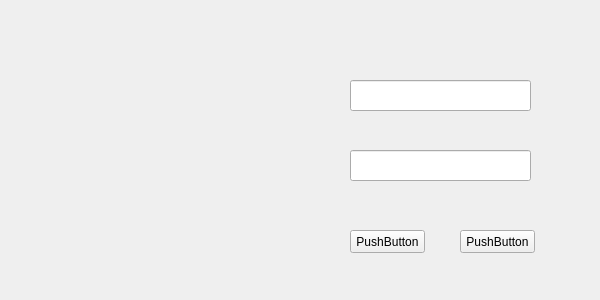
<?xml version="1.0" encoding="UTF-8"?>
<ui version="4.0">
 <class>Form</class>
 <widget class="QWidget" name="Form">
  <property name="geometry">
   <rect>
    <x>0</x>
    <y>0</y>
    <width>600</width>
    <height>300</height>
   </rect>
  </property>
  <property name="minimumSize">
   <size>
    <width>600</width>
    <height>300</height>
   </size>
  </property>
  <property name="maximumSize">
   <size>
    <width>600</width>
    <height>300</height>
   </size>
  </property>
  <property name="windowTitle">
   <string>Form</string>
  </property>
  <widget class="QPushButton" name="pushButton">
   <property name="geometry">
    <rect>
     <x>350</x>
     <y>230</y>
     <width>75</width>
     <height>23</height>
    </rect>
   </property>
   <property name="text">
    <string>PushButton</string>
   </property>
  </widget>
  <widget class="QPushButton" name="pushButton_2">
   <property name="geometry">
    <rect>
     <x>460</x>
     <y>230</y>
     <width>75</width>
     <height>23</height>
    </rect>
   </property>
   <property name="text">
    <string>PushButton</string>
   </property>
  </widget>
  <widget class="QLineEdit" name="lineEdit">
   <property name="geometry">
    <rect>
     <x>350</x>
     <y>80</y>
     <width>181</width>
     <height>31</height>
    </rect>
   </property>
  </widget>
  <widget class="QLineEdit" name="lineEdit_2">
   <property name="geometry">
    <rect>
     <x>350</x>
     <y>150</y>
     <width>181</width>
     <height>31</height>
    </rect>
   </property>
   <property name="echoMode">
    <enum>QLineEdit::Password</enum>
   </property>
  </widget>
 </widget>
 <resources/>
 <connections>
  <connection>
   <sender>pushButton</sender>
   <signal>clicked()</signal>
   <receiver>Form</receiver>
   <slot>close()</slot>
   <hints>
    <hint type="sourcelabel">
     <x>387</x>
     <y>241</y>
    </hint>
    <hint type="destinationlabel">
     <x>299</x>
     <y>149</y>
    </hint>
   </hints>
  </connection>
 </connections>
</ui>
